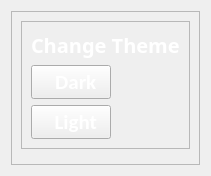
         <widget class="QWidget" name="settings">
          <property name="styleSheet">
           <string notr="true">color: rgb(255,255,255)</string>
          </property>
          <layout class="QHBoxLayout" name="horizontalLayout_24">
           <item>
            <widget class="QFrame" name="frame_28">
             <property name="frameShape">
              <enum>QFrame::StyledPanel</enum>
             </property>
             <property name="frameShadow">
              <enum>QFrame::Raised</enum>
             </property>
             <layout class="QVBoxLayout" name="verticalLayout_5">
              <item>
               <widget class="QFrame" name="frame_29">
                <property name="frameShape">
                 <enum>QFrame::StyledPanel</enum>
                </property>
                <property name="frameShadow">
                 <enum>QFrame::Raised</enum>
                </property>
                <layout class="QVBoxLayout" name="verticalLayout_7">
                 <item alignment="Qt::AlignLeft">
                  <widget class="QLabel" name="label_15">
                   <property name="maximumSize">
                    <size>
                     <width>200</width>
                     <height>50</height>
                    </size>
                   </property>
                   <property name="font">
                    <font>
                     <family>Arial Black</family>
                     <pointsize>15</pointsize>
                     <weight>75</weight>
                     <bold>true</bold>
                    </font>
                   </property>
                   <property name="text">
                    <string>Change Theme</string>
                   </property>
                  </widget>
                 </item>
                 <item alignment="Qt::AlignLeft">
                  <widget class="QPushButton" name="pushButton_19">
                   <property name="font">
                    <font>
                     <family>Calibri</family>
                     <pointsize>16</pointsize>
                     <weight>75</weight>
                     <bold>true</bold>
                    </font>
                   </property>
                   <property name="text">
                    <string>  Dark</string>
                   </property>
                   <property name="icon">
                    <iconset resource="psutil.qrc">
                     <normaloff>:/icons/icons/feather/settings.svg</normaloff>:/icons/icons/feather/settings.svg</iconset>
                   </property>
                   <property name="iconSize">
                    <size>
                     <width>30</width>
                     <height>30</height>
                    </size>
                   </property>
                  </widget>
                 </item>
                 <item alignment="Qt::AlignLeft">
                  <widget class="QPushButton" name="pushButton_20">
                   <property name="font">
                    <font>
                     <family>Calibri</family>
                     <pointsize>16</pointsize>
                     <weight>75</weight>
                     <bold>true</bold>
                    </font>
                   </property>
                   <property name="text">
                    <string>  Light</string>
                   </property>
                   <property name="icon">
                    <iconset resource="psutil.qrc">
                     <normaloff>:/icons/icons/feather/settings.svg</normaloff>:/icons/icons/feather/settings.svg</iconset>
                   </property>
                   <property name="iconSize">
                    <size>
                     <width>30</width>
                     <height>30</height>
                    </size>
                   </property>
                  </widget>
                 </item>
                </layout>
               </widget>
              </item>
              <item>
               <widget class="QFrame" name="frame_30">
                <property name="frameShape">
                 <enum>QFrame::StyledPanel</enum>
                </property>
                <property name="frameShadow">
                 <enum>QFrame::Raised</enum>
                </property>
               </widget>
              </item>
             </layout>
            </widget>
           </item>
          </layout>
         </widget>
